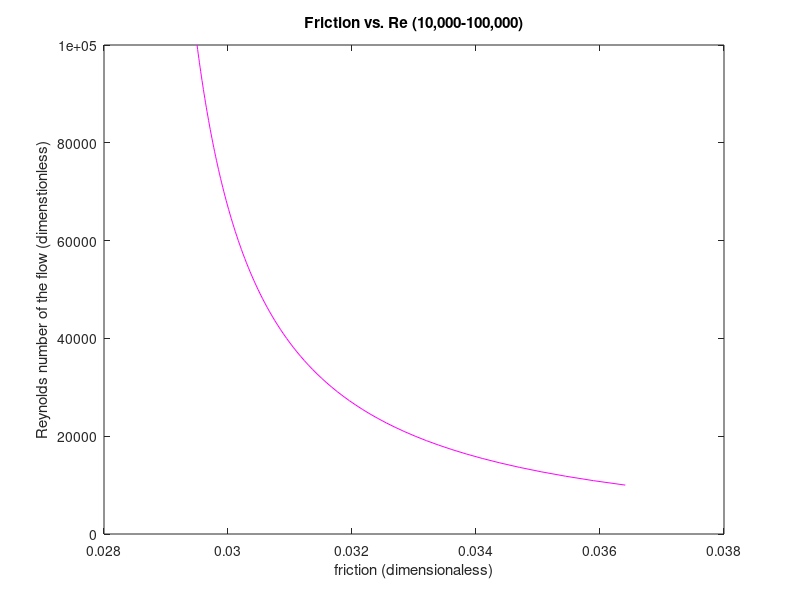

Write the MATLAB code that produced this figure.
function [  ] = quiz2(  )
%No out-put no input function to create graph and table
%Name: Tayeb Al-Shedayfat
%100957964

%defining the constants
e=0.0004;
D=0.1;
%Generating values of friction corresonding for a Re
Re=linspace(10000,100000);
%Pre-allocating values for f
f=zeros(size(Re));
%for loop to store values of f in a victor f
for i=1:length(Re)
    f(i)=friction(e,D,Re(i));
end

%outputing the values in plot
figure(1)
plot(f,Re,'m')
title('Friction vs. Re (10,000-100,000)')
xlabel('friction (dimensionaless)')
ylabel('Reynolds number of the flow (dimenstionless)')

%Outputting a table

fprintf('Reynolds    Friction\n')
for Re=10000:5000:100000
    fprintf('%.f  %12.5f\n',Re,friction(e,D,Re)) 
end

%sunfunction friction
function [ fric ] = friction( e,D,Re )
%friction calculates and returns the value of friction factor given surface
%roughness, pipe diameter and Reynolds number
%Inputs:
    %e = surface roughness (in m)
    %D = pipe diameter (in m)
    %Re = reybnolds number of the flow (dimensionless)
%Outputs:
    %f = friction factor
    
if e<=0 || D<=0 || Re<=0
    error ('All values must be greater than zero')
else

calcfriction1=@(f,e,D,Re) -2*log10(((e/D)/3.7)+(2.51/(Re*sqrt(f))));
calcfriction2=@(f) calcfriction1(f,e,D,Re)-(1/sqrt(f));
fric = fzero(calcfriction2, [0.01 100000]);
   

end

